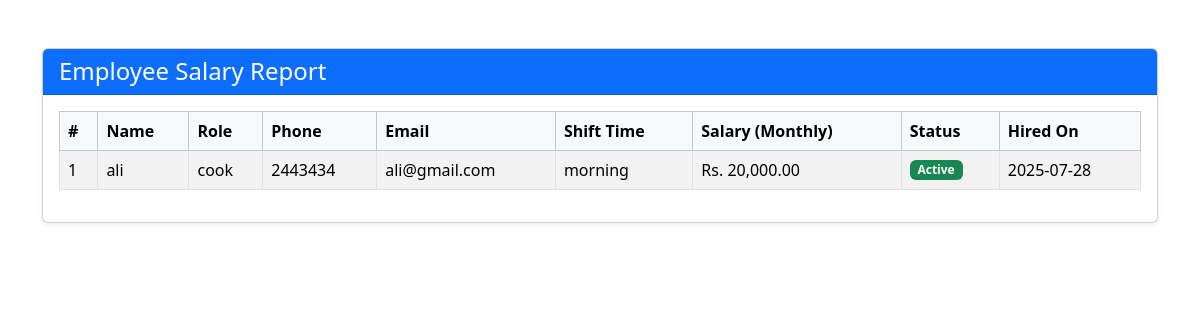
Screenshot of /dashboard/reports/employee_salary.php with the database file from the repository.
### tables this page shows
CREATE TABLE `employees` (
  `employee_id` int(11) NOT NULL,
  `name` varchar(100) DEFAULT NULL,
  `role` varchar(50) DEFAULT NULL,
  `phone` varchar(20) DEFAULT NULL,
  `email` varchar(100) DEFAULT NULL,
  `salary` decimal(10,2) DEFAULT NULL,
  `shift_time` varchar(50) DEFAULT NULL,
  `status` enum('active','inactive') DEFAULT 'active',
  `created_at` timestamp NOT NULL DEFAULT current_timestamp()
);

### dashboard/reports/employee_salary.php (the view, shortened to what this page needs)
<?php
$baseURL = '/bakery';
$projectRoot = $_SERVER['DOCUMENT_ROOT'] . $baseURL;
require_once $projectRoot . '/includes/db_connect.php';
$sql = "SELECT employee_id, name, role, phone, email, salary, shift_time, status, created_at FROM employees ORDER BY name ASC";
$result = $conn->query($sql);
?>
<link href="https://cdn.jsdelivr.net/npm/bootstrap@5.3.3/dist/css/bootstrap.min.css" rel="stylesheet">
<div class="container mt-5">
    <div class="card shadow-sm">
        <div class="card-header bg-primary text-white">
            <h4 class="mb-0">Employee Salary Report</h4>
        </div>
        <div class="card-body">
            <?php if ($result->num_rows > 0): ?>
                <div class="table-responsive">
                    <table class="table table-bordered table-striped align-middle">
                        <thead class="table-light">
                            <tr>
                                <th>#</th>
                                <th>Name</th>
                                <th>Role</th>
                                <th>Phone</th>
                                <th>Email</th>
                                <th>Shift Time</th>
                                <th>Salary (Monthly)</th>
                                <th>Status</th>
                                <th>Hired On</th>
                            </tr>
                        </thead>
                        <tbody>
                            <?php $i = 1; while($row = $result->fetch_assoc()): ?>
                            <tr>
                                <td><?= $i++ ?></td>
                                <td><?= htmlspecialchars($row['name']) ?></td>
                                <td><?= htmlspecialchars($row['role']) ?></td>
                                <td><?= htmlspecialchars($row['phone']) ?></td>
                                <td><?= htmlspecialchars($row['email']) ?></td>
                                <td><?= htmlspecialchars($row['shift_time']) ?></td>
                                <td>Rs. <?= number_format($row['salary'], 2) ?></td>
                                <td>
                                    <?php if ($row['status'] == 'active'): ?>
                                        <span class="badge bg-success">Active</span>
                                    <?php else: ?>
                                        <span class="badge bg-secondary">Inactive</span>
                                    <?php endif; ?>
                                </td>
                                <td><?= date('Y-m-d', strtotime($row['created_at'])) ?></td>
                            </tr>
                            <?php endwhile; ?>
                        </tbody>
                    </table>
                </div>
            <?php else: ?>
                <div class="alert alert-info">No employees found.</div>
            <?php endif; ?>
        </div>
    </div>
</div>

### rows the page displays
employees: name "ali", role "cook", phone "2443434", email "ali@gmail.com", shift_time "morning", salary "20,000.00", status "Active", created_at "2025-07-28"
